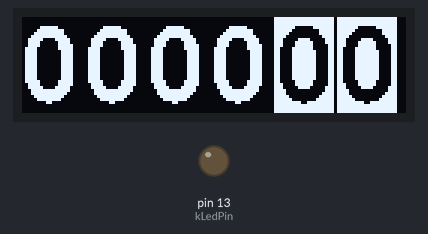
Bench run of a program on a simulated Arduino Nano, built with avr-gcc and run on an emulated ATmega328P. On the bench: 128×32 one-colour display, output pins drawn as LEDs (lit = HIGH). Wiring (inferred from the names in the program): SSD1306 OLED at I2C address 0x3C. Dashed ring = blinking. What the program prints to the serial monitor is not drawn.

Above: at 0.7 s.
At 6.1 s:
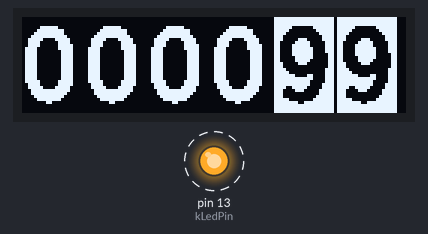
At 20.2 s:
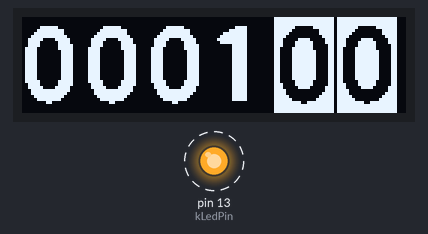
At 38.2 s:
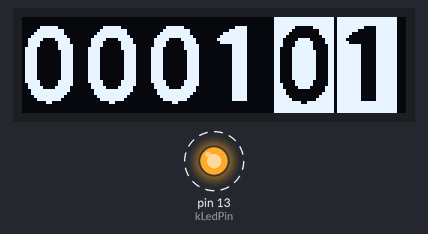
Timing chart, 0 to 40.0 s (numbered marks = the images above):
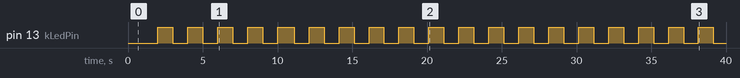

The program:

main.cpp
```cpp
#include <Arduino.h>

#define BENCH_DEBUG 1

#if BENCH_DEBUG
#include "BenchDebug.h"
BenchDebug* benchDebug;
#else
#include "AirManager.h"
AirManager* airManager;
#endif

void setup() {
  #if BENCH_DEBUG
  benchDebug = new BenchDebug(kTachometer);
  #else
  airManager = new AirManager();
  #endif
}

void loop() {
  #if BENCH_DEBUG
  benchDebug->loop();
  #else
  airManager->loop();
  #endif
}
```

AirManager.cpp
```cpp
#include "AirManager.h"

AirManager *AirManager::instance = nullptr;

AirManager::AirManager() {
    instance = this;

    // Init library on channel A and Arduino type MEGA 2560
    messagePort = new SiMessagePort(SI_MESSAGE_PORT_DEVICE_ARDUINO_NANO, SI_MESSAGE_PORT_CHANNEL_I, new_message_callback);
    messagePort->DebugMessage(SI_MESSAGE_PORT_LOG_LEVEL_INFO, (String)"Initialize I2C driver on Port I...");

    tachometer = new Tachometer();
    messagePort->DebugMessage(SI_MESSAGE_PORT_LOG_LEVEL_INFO, (String)"Tachometer initialized");
    delay(100);
    messagePort->DebugMessage(SI_MESSAGE_PORT_LOG_LEVEL_INFO, (String)"I2C driver on Port I ready");
}

AirManager::~AirManager() {
    delete messagePort;
    delete tachometer;
}

void AirManager::loop() {
    messagePort->Tick();
    tachometer->asyncTask();
}

enum MessageId {
  kTachTime = 6,
};

void AirManager::new_message_callback(uint16_t message_id, struct SiMessagePortPayload* payload) {
    if (instance == NULL || payload == NULL) { return; }
    switch(message_id) {
      case kTachTime: {
          if (payload->type != SI_MESSAGE_PORT_DATA_TYPE_FLOAT || payload->len != 6) {
            instance->messagePort->DebugMessage(SI_MESSAGE_PORT_LOG_LEVEL_ERROR, (String)"Invalid payload for message id: "+message_id);
            return;
          }

          // instance->messagePort->DebugMessage(SI_MESSAGE_PORT_LOG_LEVEL_INFO, (String)"TachTime: "+payload->data_float[0]+" "+payload->data_float[1]+" "+payload->data_float[2]+" "+payload->data_float[3]+" "+payload->data_float[4]+" "+payload->data_float[5]);
          instance->tachometer->displayNumber(payload->data_float);
        }
        break;
      default:
        instance->messagePort->DebugMessage(SI_MESSAGE_PORT_LOG_LEVEL_INFO, (String)"Unknown message id: "+message_id);
        break;
    }
}
```

AirManager.h
```cpp
#ifndef AIRMANAGER_H
#define AIRMANAGER_H

#include <Arduino.h>
#include "Tachometer.h"
#include <si_message_port.hpp>

class AirManager {
    public:
        AirManager();
        ~AirManager();

        void loop();

        // Singleton instance
        static AirManager* instance;

    private:
        static void new_message_callback(uint16_t message_id, struct SiMessagePortPayload* payload);

        SiMessagePort* messagePort;
        Tachometer* tachometer;
};

#endif // AIRMANAGER_H
```

BenchDebug.cpp
```cpp
#include <BenchDebug.h>
const int kLedPin = 13;

BenchDebug::BenchDebug(BenchMode mode)
{
    Serial.begin(115200);
    Serial.println("Cockpit alive!");

    if (mode & kTachometer)
    {
        tachometer = new Tachometer();
        digits = new float[6];
        Serial.println("Tachometer initialized");
    }

    if (mode & kM803Clock)
    {
        m803Clock = new M803Clock();
        Serial.println("M803Clock initialized");
    }

    startTime = millis();
    lastTime = startTime;

    pinMode(kLedPin, OUTPUT);
    digitalWrite(kLedPin, heartbeatLedOn);
    Serial.println("System running...");
}

BenchDebug::~BenchDebug()
{
    delete tachometer;
    delete m803Clock;
    delete[] digits;
}

void BenchDebug::loop()
{
    if (millis() - heartbeat > 1000L)
    {
        heartbeat = millis();
        digitalWrite(kLedPin, heartbeatLedOn ? HIGH : LOW);
        heartbeatLedOn = !heartbeatLedOn;
    }

    if (tachometer)
    {
        uint32_t now = millis();
        if (now - lastTime > 750L)
        {
            lastTime = now;
            float seconds = static_cast<float>(now - startTime) / 500.0 + 3600. - 20.;
            tachometer->secondsToDigits(seconds, digits);
            tachometer->displayNumber(digits);
        }
    }

    tachometer->asyncTask();
}
```

BenchDebug.h
```cpp
#ifndef BENCHDEBUG_H
#define BENCHDEBUG_H
#include <Arduino.h>
#include "Tachometer.h"
#include "M803Clock.h"

enum BenchMode {
    kTachometer = 1 << 0,
    kM803Clock = 1 << 1,

    kAll = 0xff
};

class BenchDebug {
    public:
        BenchDebug(BenchMode mode);
        ~BenchDebug();

        void loop();
    private:
        void handleUserInput();

        uint32_t heartbeat = 0L;
        bool heartbeatLedOn = false;

        uint32_t startTime;
        uint32_t lastTime = 0L;
        float* digits;
        uint16_t lastSeconds = 0;

        Tachometer* tachometer;
        M803Clock* m803Clock;
};

#endif // BENCHDEBUG_H
```

DebugLog.h
```cpp
#ifndef DEBUGLOG_H
#define DEBUGLOG_H

#define DEBUGLOG_ENABLE 0

#if DEBUGLOG_ENABLE
#define DEBUGLOG_INIT(x) Serial.begin(x)
#define DEBUGLOG_PRINT(x) Serial.print(x)
#define DEBUGLOG_PRINTLN(x) Serial.println(x)
#else
#define DEBUGLOG_INIT(x)
#define DEBUGLOG_PRINT(x)
#define DEBUGLOG_PRINTLN(x)
#endif

#endif // DEBUGLOG_H
```

DigitsFont.h
```cpp
#ifndef DIGITSFONT_H
#define DIGITSFONT_H

#ifdef __cplusplus
extern "C" {
#endif

#include <stdint.h>
#include <avr/pgmspace.h>

typedef struct
{
  const uint8_t *table;
  uint16_t width;
  uint16_t height;
} Font;

extern Font digitsFont;

#ifdef __cplusplus
}
#endif

#endif /* DIGITSFONT_H */
```

M803Clock.cpp
```cpp
#include "M803Clock.h"

M803Clock::M803Clock()
{
  pinMode(kContrastPin, OUTPUT);
  analogWrite(kContrastPin, 40);

  // lcd = new LiquidCrystal(4, 6, 5, 7, 8, 9, 10);
  lcd = new LiquidCrystal_I2C(0x27, 16, 2);
  // lcd->begin(16, 2);
  lcd->init(); // initialize the lcd
  lcd->begin(16, 2);
  lcd->clear();

  // Print a message to the LCD.
  lcd->backlight();

  // lcd->createChar(0, kUOff);
  // lcd->createChar(1, kLOff);
  // lcd->createChar(2, kFOff);
  // lcd->createChar(3, kEOff);
  // lcd->createChar(4, kT);
  // lcd->createChar(5, kOn);

  delay(1000);
  lcd->noBacklight();
  delay(500);
  lcd->backlight();
  delay(1000);
  lcd->noBacklight();
  delay(500);
  lcd->backlight();
  delay(1000);
  lcd->backlight();

  lcd->cursor();

  // lcd->write((uint8_t)0);
  // lcd->write((uint8_t)4);
  // lcd->write((uint8_t)5);
  // lcd->write((uint8_t)1);
  // lcd->write((uint8_t)4);

  // lcd->print("  12.1E");

  // lcd->setCursor(0, 1);
  // lcd->write((uint8_t)2);
  // lcd->write((uint8_t)4);
  // lcd->write((uint8_t)32);
  // lcd->write((uint8_t)3);
  // lcd->write((uint8_t)4);

  lcd->print("  12:50");
}
```

M803Clock.h
```cpp
#ifndef M803CLOCK_H
#define M803CLOCK_H

#include <Arduino.h>
//#include <LiquidCrystal.h>
#include <LiquidCrystal_I2C.h>

class M803Clock {
    public:
        M803Clock();

    private:
        LiquidCrystal_I2C* lcd;
        const uint8_t kContrastPin = 3;

        uint8_t kUOn[8] = {
            0b00001010,
            0b00001010,
            0b00001010,
            0b00001010,
            0b00001110,
            0b00000100,
            0b00001110
        };

        uint8_t kUOff[8] = {
            0b00001010,
            0b00001010,
            0b00001010,
            0b00001010,
            0b00001110,
            0b00000000,
            0b00000000
        };

        uint8_t kLOn[8] = {
            0b00001000,
            0b00001000,
            0b00001000,
            0b00001000,
            0b00001110,
            0b00000100,
            0b00001110
        };

        uint8_t kLOff[8] = {
            0b00001000,
            0b00001000,
            0b00001000,
            0b00001000,
            0b00001110,
            0b00000000,
            0b00000000
        };

        uint8_t kEOn[8] = {
            0b00001110,
            0b00001000,
            0b00001100,
            0b00001000,
            0b00001110,
            0b00000100,
            0b00001110
        };

        uint8_t kEOff[8] = {
            0b00001110,
            0b00001000,
            0b00001100,
            0b00001000,
            0b00001110,
            0b00000000,
            0b00000000
        };

        uint8_t kT[8] = {
            0b00011100,
            0b00001000,
            0b00001000,
            0b00001000,
            0b00001000,
            0b00000000,
            0b00000000
        };

        uint8_t kFOn[8] = {
            0b00001110,
            0b00001000,
            0b00001100,
            0b00001000,
            0b00001000,
            0b00000100,
            0b00001110
        };

        uint8_t kFOff[8] = {
            0b00001110,
            0b00001000,
            0b00001100,
            0b00001000,
            0b00001000,
            0b00000000,
            0b00000000
        };

        uint8_t kOn[8] = {
            0b00000100,
            0b00001100,
            0b00011100,
            0b00001100,
            0b00000100,
            0b00000000,
            0b00000000
        };


        uint8_t bell[8]  = {
            0x4,  // 0b00000100,
            0xe,  // 0b00001110,
            0xe,  // 0b00001110,
            0xe,  // 0b00001110,
            0x1f, // 0b00011111,
            0x0,  // 0b00000000,
            0x4}; // 0b00000100,

};

#endif // M803CLOCK_H
```

OLED0in91.cpp
```cpp
#include "OLED0in91.h"
#include <Arduino.h>
#include "DebugLog.h"
#include "DigitsFont.h"

OLED0in91::OLED0in91()
{
    Wire.setClock(1000000);
    Wire.begin();

    // Set the initialization register
    initOLEDRegisters();
    delay(200);

    // Turn on the OLED display
    writeOLEDRegister(0xaf);

    // The canvas is rotated 90 degrees in memory
    canvas.widthMemory = OLED_0in91_HEIGHT;
    canvas.heightMemory = OLED_0in91_WIDTH;
    canvas.widthByte = (OLED_0in91_HEIGHT % 8 == 0) ? (OLED_0in91_HEIGHT / 8) : (OLED_0in91_HEIGHT / 8 + 1);
    canvas.heightByte = OLED_0in91_WIDTH;

    canvas.width = OLED_0in91_WIDTH;
    canvas.height = OLED_0in91_HEIGHT;

    canvas.image = new uint8_t[canvas.widthByte * canvas.heightByte]();
    asyncImageBuffer = new uint8_t[canvas.widthByte * canvas.heightByte]();
    if (canvas.image == NULL || asyncImageBuffer == NULL)
    {
        DEBUGLOG_PRINTLN("Failed to apply for black memory...");
    }

    displayCanvas();
}

OLED0in91::~OLED0in91()
{
    Wire.end();
    delete[] canvas.image;
    delete[] asyncImageBuffer;
}

void OLED0in91::asyncTask() {
    if(asyncLine < OLED_0in91_HEIGHT / 8) {
        writeOLEDRegister(0xb0 + asyncLine);
        writeOLEDRegister(0x00);
        writeOLEDRegister(0x10);
        for (uint8_t column = 0; column < OLED_0in91_WIDTH; column++)
        {
            writeOLEDData(asyncImageBuffer[(3 - asyncLine) + column * 4]);
        }
        asyncLine++;
    }
}

void OLED0in91::asyncDisplayCanvas() {
    memcpy(asyncImageBuffer, canvas.image, canvas.widthByte * canvas.heightByte);
    asyncLine = 0;
}

void OLED0in91::displayCanvas()
{
    for (uint8_t line = 0; line < OLED_0in91_HEIGHT / 8; line++)
    {
        writeOLEDRegister(0xb0 + line);
        writeOLEDRegister(0x00);
        writeOLEDRegister(0x10);
        for (uint8_t column = 0; column < OLED_0in91_WIDTH; column++)
        {
            writeOLEDData(canvas.image[(3 - line) + column * 4]);
        }
    }
}

// Service
void OLED0in91::initOLEDRegisters()
{
    writeOLEDRegister(0xAE);

    writeOLEDRegister(0x40); //---set low column address
    writeOLEDRegister(0xB0); //---set high column address

    writeOLEDRegister(0xC8); //-not offset

    writeOLEDRegister(0x81);
    writeOLEDRegister(0xff);

    writeOLEDRegister(0xa1);

    writeOLEDRegister(0xa6);

    writeOLEDRegister(0xa8);
    writeOLEDRegister(0x1f);

    writeOLEDRegister(0xd3);
    writeOLEDRegister(0x00);

    writeOLEDRegister(0xd5);
    writeOLEDRegister(0xf0);

    writeOLEDRegister(0xd9);
    writeOLEDRegister(0x22);

    writeOLEDRegister(0xda);
    writeOLEDRegister(0x02);

    writeOLEDRegister(0xdb);
    writeOLEDRegister(0x49);

    writeOLEDRegister(0x8d);
    writeOLEDRegister(0x14);
}

// API
void OLED0in91::drawDigit(int16_t x, int16_t y, const uint8_t digit, bool white, bool onBlack)
{
    uint32_t charOffset = digit * digitsFont.height * (digitsFont.width / 8 + (digitsFont.width % 8 ? 1 : 0));
    const unsigned char *ptr = &digitsFont.table[charOffset];

    for (int16_t line = 0; line < static_cast<int16_t>(digitsFont.height); line++)
    {
        for (int16_t column = 0; column < static_cast<int16_t>(digitsFont.width); column++)
        {
            // To determine whether the font background color and screen background color is consistent
            if (onBlack)
            { // this process is to speed up the scan
                if (pgm_read_byte(ptr) & (0x80 >> (column % 8)))
                    setPixel(x + column, y + line, white);
            }
            else
            {
                if (pgm_read_byte(ptr) & (0x80 >> (column % 8)))
                {
                    setPixel(x + column, y + line, white);
                }
                else
                {
                    setPixel(x + column, y + line, !white);
                }
            }
            // One pixel is 8 bits
            if (column % 8 == 7)
            {
                ptr++;
            }
        } /* Write a line */
        if (digitsFont.width % 8 != 0)
        {
            ptr++;
        }
    } /* Write all */
}

void OLED0in91::setPixel(int16_t x, int16_t y, bool white)
{
    if (x < 0 || y < 0 || x >= static_cast<int16_t>(canvas.width) || y >= static_cast<int16_t>(canvas.height))
    {
        return;
    }
    uint16_t cX = canvas.widthMemory - y - 1;
    uint16_t cY = x;

    uint32_t addr = cX / 8 + cY * canvas.widthByte;
    uint8_t rData = canvas.image[addr];
    if (white)
    {
        canvas.image[addr] = rData | (0x80 >> (cX % 8));
    }
    else
    {
        canvas.image[addr] = rData & ~(0x80 >> (cX % 8));
    }
}

void OLED0in91::fillRectangle(uint16_t x, uint16_t y, uint16_t width, uint16_t height, bool white)
{
    uint16_t xEnd = x + width;
    if (x > canvas.width || y > canvas.height ||
        xEnd > canvas.width || y + height > canvas.height)
    {
        DEBUGLOG_PRINTLN("Out of bounds");
        return;
    }

    for(uint16_t i = x; i <= xEnd; i++)
    {
        drawVerticalLine(i, y, height, white);
    }
}

void OLED0in91::drawVerticalLine(uint16_t x, uint16_t y, uint16_t length, bool white)
{
    uint16_t yEnd = y + length;
    if (x > canvas.width || y > canvas.height || yEnd > canvas.height)
    {
        DEBUGLOG_PRINTLN("Out of bounds");
        return;
    }

    for(uint16_t i = y; i <= yEnd; i++)
    {
        setPixel(x, i, white);
    }
}
```

OLED0in91.h
```cpp
#ifndef OLED0IN91_H
#define OLED0IN91_H

#include <Wire.h>
#include <avr/pgmspace.h>

typedef struct {
    uint8_t *image;
    uint16_t width;
    uint16_t height;
    uint16_t widthMemory;
    uint16_t heightMemory;
    uint16_t color;
    uint16_t widthByte;
    uint16_t heightByte;
} Canvas;

class OLED0in91
{
    public:
        OLED0in91();
        ~OLED0in91();

        void displayCanvas();

        void asyncDisplayCanvas();
        void asyncTask();

        void fillRectangle(uint16_t xStart, uint16_t yStart, uint16_t xEnd, uint16_t yEnd, bool white);
        void drawVerticalLine(uint16_t xStart, uint16_t yStart, uint16_t length, bool white);
        void drawDigit(int16_t x, int16_t y, const uint8_t digit, bool white, bool onBlack);

    private:
        void initOLEDRegisters();

        inline void writeOLEDRegister(uint8_t reg)
        {
            writeByteToI2C(reg, IIC_CMD);
        }

        inline void writeOLEDData(uint8_t data)
        {
            writeByteToI2C(data, IIC_RAM);
        }

        inline void writeByteToI2C(uint8_t value, uint8_t cmd)
        {
            uint8_t addr = 0x3c;
            Wire.beginTransmission(addr);
            Wire.write(cmd);
            Wire.write(value);
            Wire.endTransmission();
        }

        void setPixel(int16_t x, int16_t y, bool white);

        // iVars
        Canvas canvas;
        uint8_t *asyncImageBuffer;
        uint8_t asyncLine = OLED_0in91_HEIGHT/8;

        // Constants
        const uint8_t IIC_CMD = 0x00;
        const uint8_t IIC_RAM = 0x40;
        const uint8_t OLED_0in91_WIDTH = 128; // 0.91 inch OLED width
        const uint8_t OLED_0in91_HEIGHT = 32; // 0.91 inch OLED height
};

#endif // OLED0IN91_H
```

Tachometer.h
```cpp
#ifndef TACHOMETER_H
#define TACHOMETER_H
#include <Arduino.h>
#include "OLED0in91.h"

class Tachometer {
  public:
    Tachometer();
    ~Tachometer();

    void displayNumber(float digits[]);
    void secondsToDigits(float seconds, float* digits);
    inline void asyncTask() {
        oled->asyncTask();
    }

  private:
    OLED0in91* oled;

    uint8_t* currentDigits;
    int16_t currentYShift = 0;

    const uint16_t kLeftMargin = 0;
    const uint16_t kTopMargin = 2;
    const uint16_t kDigitWidth = 21;
};


#endif // TACHOMETER_H
```

Source omitted: DigitsFont.cpp (16572 bytes), Tachometer.cpp (2759 bytes)

Measured:
- by itself, pin 13 (kLedPin): alternates HIGH for 1.0 s and LOW for 1.0 s
- what the display in image 0 shows lasts 0.6 s, from 0.7 s to 1.3 s
- what the display in image 1 shows lasts 7.4 s, from 1.5 s to 8.9 s
